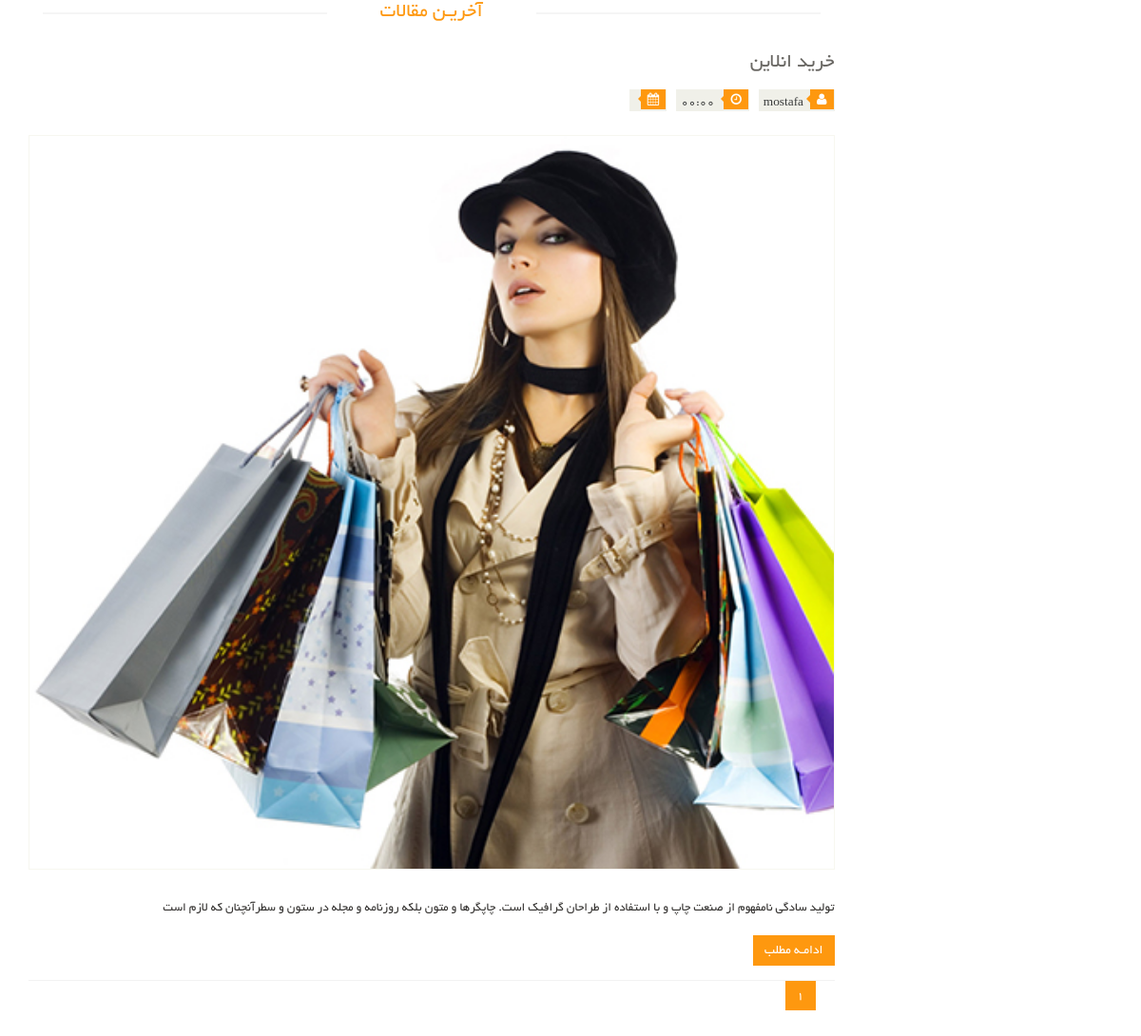
Screenshot of /blog/ with the database file from the repository.
### Eshop_Blog/models.py (models this page shows, shortened)
class Blog(models.Model):
    title = models.CharField(max_length=100, verbose_name='عنوان مقاله')
    slug = models.SlugField(max_length=100, unique=True, db_index=True, allow_unicode=True,
                            verbose_name='عنوان در لینک')
    description = models.TextField(verbose_name='توضیحات')
    img = models.ImageField(upload_to='images/blog/', verbose_name='عکس مقاله')
    is_active = models.BooleanField(default=True, verbose_name='فعال')
    is_delete = models.BooleanField(default=False, verbose_name='حذف')
    short_description = models.TextField(verbose_name='توضیحات کوتاه')
    select_categories = models.ManyToManyField(Blog_Category, verbose_name='دسته بندی')
    publish_date = models.DateTimeField(auto_now_add=True, editable=False)
    author = models.ForeignKey(User, on_delete=models.CASCADE, verbose_name='نویسنده', editable=False)
    def get_jalali_create_date(self):
        return date2jalali(self.publish_date).strftime('%Y/%m/%d')
    def get_jalali_create_time(self):
        return self.publish_date.strftime('%H:%M')
    class Meta:
        verbose_name = 'مقاله'
        verbose_name_plural = 'مقالات'

### Eshop_Account/models.py (models this page shows, shortened)
class User(AbstractUser):
    mobile = models.CharField(max_length=11, unique=True, verbose_name='تلفن همراه')
    is_verified = models.BooleanField(default=False, verbose_name='تایید شده')
    is_deleted = models.BooleanField(default=False, verbose_name='حذف کردن')
    email_verified = models.BooleanField(default=False, verbose_name='تایید ایمیل')
    mobile_verified = models.BooleanField(default=False, verbose_name='تایید شماره')
    email_active_code = models.CharField(max_length=100, blank=True, null=True, verbose_name='کد تایید ایمیل')
    mobile_active_code = models.CharField(max_length=100, blank=True, null=True, verbose_name='کد تایید شماره همراه')
    avatar = models.ImageField(upload_to='avatar/', null=True, blank=True)
    about_user = models.TextField(verbose_name='درباره کاربر', blank=True, null=True)
    class Meta:
        verbose_name = 'کاربر'
        verbose_name_plural = 'کاربران'

### Eshop_Blog/views.py (the view)
# urls.py: path('', BlogListView.as_view(), name='blog.list'),
class BlogListView(ListView):
    model = Blog
    context_object_name = 'blogs'
    template_name = 'Eshop_Blog/blog.html'
    paginate_by = 5
    def get_queryset(self):
        return Blog.objects.filter(is_active=True, is_delete=False).order_by('-id').all()

### templates/Eshop_Blog/blog.html (shortened to what this page needs)
{% extends 'Base/Base.html' %}
{% load thumbnail %}
{% load jalali_tags %}
{% load render_partial %}
{% block content %}
    <section>
        <div class="container">
            <div class="row">
                <div class="col-sm-9">
                    <div class="blog-post-area">
                        <h2 class="title text-center">آخریـن مقالات</h2>
                        {% for blog in blogs %}
                            <div class="single-blog-post">
                                <h3>{{ blog.title|title }}</h3>
                                <div class="post-meta">
                                    <ul>
                                        <li><i class="fa fa-user"></i>{{ blog.author.username }}</li>
                                        <li><i class="fa fa-clock-o"></i> {{ blog.get_jalali_create_time }}</li>
                                        <li><i class="fa fa-calendar"></i>{{ blog.get_jalali_create_date }}</li>
                                    </ul>
                                </div>
                                <a href="">
                                    {% thumbnail blog.img '862x398' crop="center" as img%}
                                    <img src="{{ img.url }}"  alt="">
                                    {% endthumbnail %}
                                </a>
                                <p>{{ blog.short_description }}</p>
                                <a class="btn btn-primary" href="{% url 'detail.blog.list' slug=blog.slug %}">ادامـه مطلب</a>
                            </div>
                        {% endfor %}
                        <ul class="pagination bottom-right">
                            {% for page in paginator.page_range %}
                                <li class="{% if page_obj.number == page %}active {% endif %}"><a
                                        href="?page={{ page }}">{{ page }}</a></li>
                            {% endfor %}
                        </ul>
                    </div>
                </div>
            </div>
        </div>
    </section>
{% endblock %}

### static/css/main.css (style rules this page uses)
body { font-family: 'BYekan'; font-size: 10pt; position: relative; font-weight: normal; direction: rtl; }
ul li { list-style: none; }
a { -webkit-transition: 300ms; -moz-transition: 300ms; -o-transition: 300ms; transition: 300ms; }
h1, h2, h3, h4, h5, h6 { font-family: 'BYekan', sans-serif; }
.left-sidebar h2:after, h2.title:after { content: " "; position: absolute; border: 1px solid #f5f5f5; bottom:8px; right: 0; width: 100%; height: 0; z-index: -2; }
h2.title:before { content: " "; position: absolute; background: #fff; bottom: -6px; width: 220px; height: 30px; z-index: -1; right: 50%; margin-right: -110px; }
h2.title { color: #FE980F; font-family: 'BYekan', sans-serif; font-size: 16pt; font-weight: 400; margin: 0 15px; text-transform: uppercase; margin-bottom: 30px; position: relative; }
.pagination { display: inline-block; margin-bottom: 25px; margin-top: 0; padding-right: 15px; }
.pagination li:first-child a, .pagination li:first-child span { border-bottom-left-radius: 0; border-top-left-radius: 0; margin-left: 0; }
.pagination li:last-child a, .pagination li:last-child span { border-bottom-right-radius: 0; border-top-right-radius: 0; }
.pagination .active a, .pagination .active span, .pagination .active a:hover, .pagination .active span:hover, .pagination .active a:focus, .pagination .active span:focus { background-color: #FE980F; border-color: #FE980F; color: #FFFFFF; cursor: default; z-index: 2; }
.pagination li a, .pagination li span { background-color: #f0f0e9; border: 0; float: left; line-height: 1.42857; margin-left: -1px; padding: 6px 12px; position: relative; text-decoration: none; margin-right: 5px; color:#000; }
.single-blog-post { border-bottom: 1px solid #f2f2f2; padding-bottom: 15px; }
.blog-post-area .single-blog-post h3 { color: #696763; font-size: 16pt; font-family: 'BYekan',sans-serif; text-transform: uppercase; font-weight: 500; margin-bottom: 17px; }
.blog-post-area .single-blog-post a img { border: 1px solid #F7F7F0; width: 100%; margin-bottom: 30px }
.blog-post-area .single-blog-post p { color: #363432; text-align: justify; }
.blog-post-area .post-meta { display: block; margin-bottom: 25px; overflow: hidden; }
.blog-post-area .post-meta ul { padding:0; display: inline; }
.blog-post-area .post-meta ul li { background:#F0F0E9; float: right; margin-left: 10px; padding: 0 5px; font-size: 10pt; color: #393b3b; position: relative; }
.blog-post-area .post-meta ul li i { background:#FE980F; color: #FFFFFF; margin-right: -4px; margin-left: 7px; padding: 4px 7px; }
.sinlge-post-meta li i:after, .blog-post-area .post-meta ul li i:after { content: ""; position: absolute; width: auto; height: auto; border-color:transparent #FE980F transparent transparent ; border-width:4px; border-style: solid; top:6px; right:26px; }
.blog-post-area .single-blog-post .btn-primary { background:#FE980F; border: medium none; border-radius: 0; color: #FFFFFF; margin-top: 10px; }
.btn.btn-primary { background:#FE980F; border: 0 none; border-radius: 0; margin-top: 16px; }

### rows the page displays
Blog: title "خرید انلاین", author.username "mostafa", get_jalali_create_time "00:00", short_description "تولید سادگی نامفهوم از صنعت چاپ و با استفاده از طراحان گرافیک است. چاپگرها و متون بلکه روزنامه و مجله در ستون و سطرآنچنان که لازم است"

### other values shown
{{ page }} "1"
